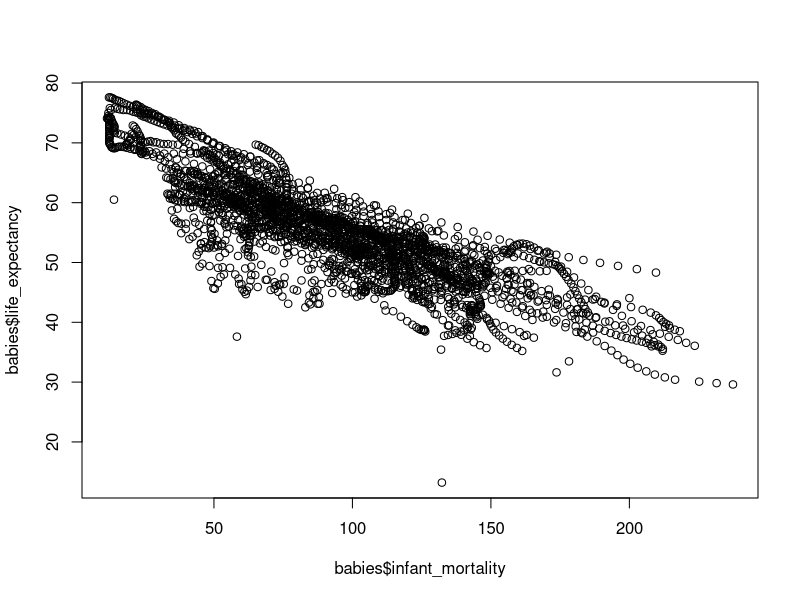
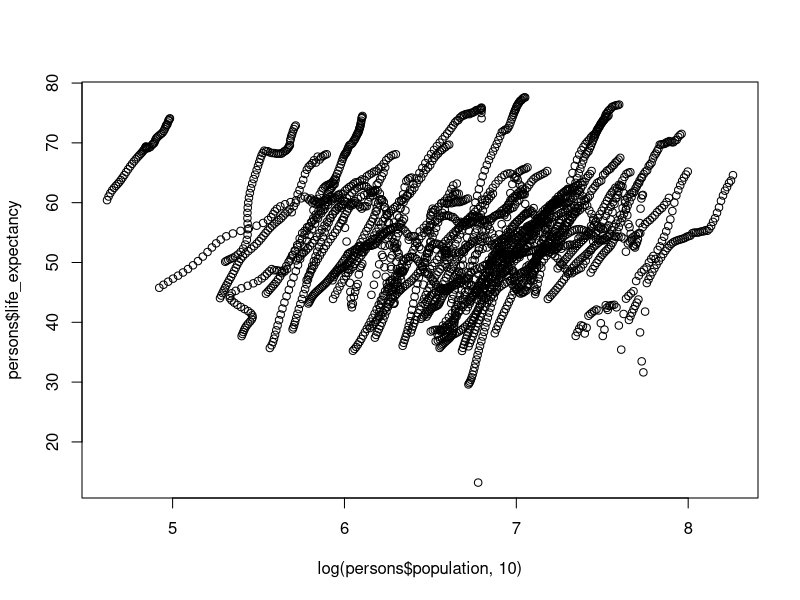
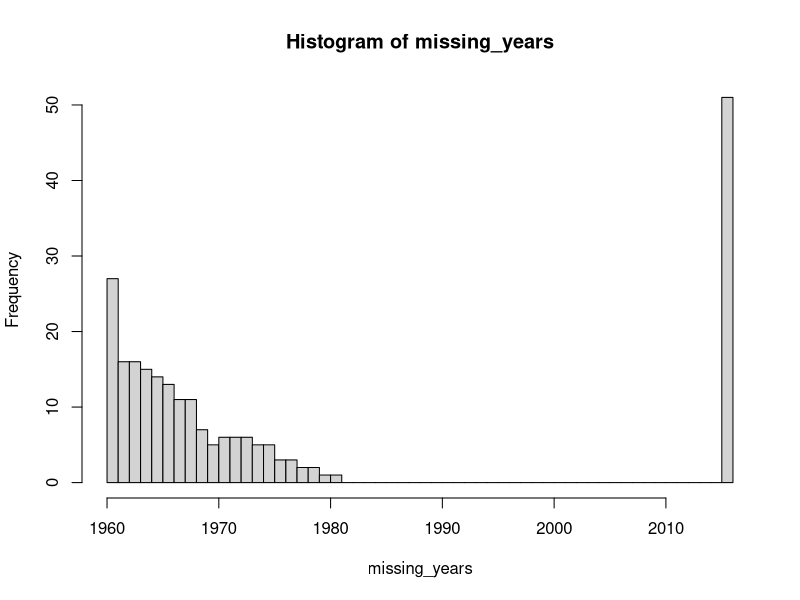
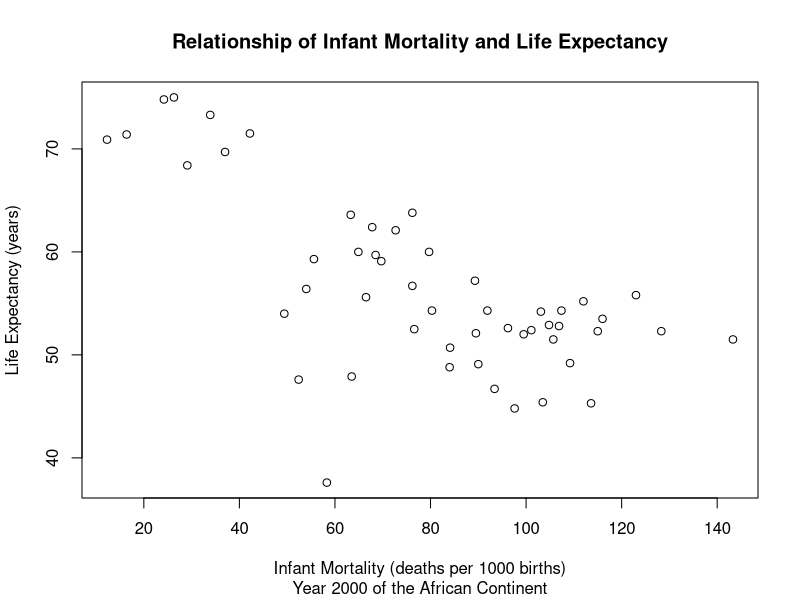
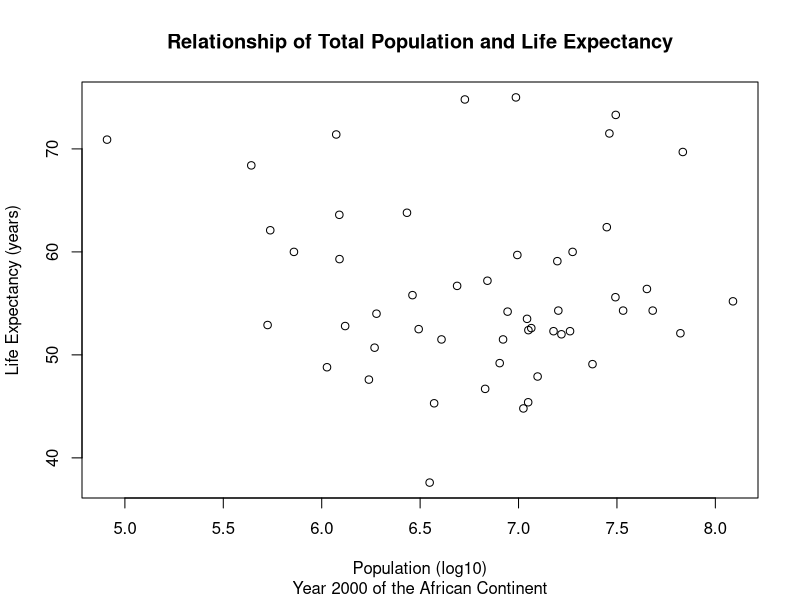

These charts were generated, in order, by the following R code:
## ---- chunk 1
library("dslabs")
data(gapminder)
help(gapminder)
## ---- chunk 2
str(gapminder)
## ---- chunk 3
summary(gapminder)
## ---- chunk 4
class(gapminder)
## ---- chunk 5
africadata <- subset(gapminder, continent == "Africa")

str(africadata)

summary(africadata)
## ---- chunk 6
babies <- subset(africadata, select = c(infant_mortality, life_expectancy))

str(babies)

summary(babies)

## ---- chunk 7

persons <- subset(africadata, select = c(population, life_expectancy))

str(persons)

summary(persons)
## ---- chunk 8
plot(x = babies$infant_mortality, y = babies$life_expectancy, type = "p")
## ---- chunk 9
plot(x = log(persons$population, 10), y = persons$life_expectancy)
## ---- chunk 10
ind <- is.na(africadata$infant_mortality)

missing_years <- africadata$year[ind]

print(missing_years)

hist(missing_years, breaks = 40, freq = TRUE)
## ---- chunk 11
Year2000 <- subset(africadata, year == "2000")

str(Year2000)

summary(Year2000)
## ---- chunk 12
plot(x = Year2000$infant_mortality, y = Year2000$life_expectancy, main = "Relationship of Infant Mortality and Life Expectancy", sub = "Year 2000 of the African Continent", xlab = "Infant Mortality (deaths per 1000 births)", ylab = "Life Expectancy (years)")

plot(x = log(Year2000$population, 10), y = Year2000$life_expectancy, main = "Relationship of Total Population and Life Expectancy", sub = "Year 2000 of the African Continent", xlab = "Population (log10)", ylab = "Life Expectancy (years)")
## ---- chunk 13
fit1 <- lm(Year2000$life_expectancy ~ Year2000$infant_mortality)

fit2 <- lm(Year2000$life_expectancy ~ log(Year2000$population, 10))

summary(fit1)

summary(fit2)
